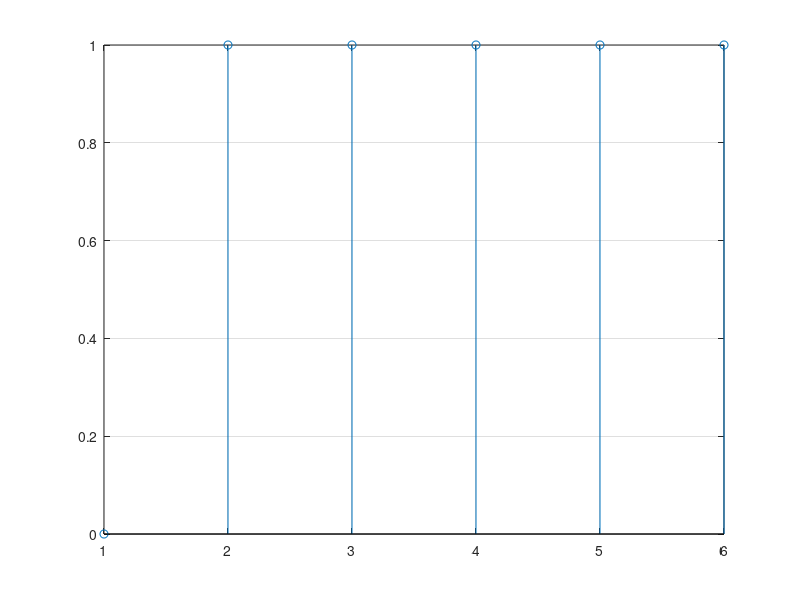

The MATLAB source for this figure:
function ex6()
   
    Fs = 12000;
    N = 0.5*12; %numar esantioane 0.5 ms * 12kHz
    n = 1:N;
    for i = 1:1:N
        v(i) = round(rand);
    end
    ts = 1/Fs;
    t = ts:ts:N*ts;
   % plot(t,v);
  
    stem(n,v),grid %semnalul discret in functie de n

end